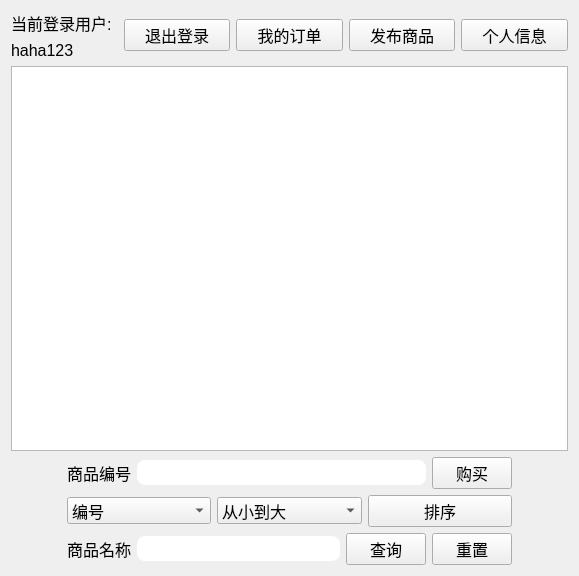
<?xml version="1.0" encoding="UTF-8"?>
<ui version="4.0">
 <class>MenuWidget</class>
 <widget class="QWidget" name="MenuWidget">
  <property name="geometry">
   <rect>
    <x>0</x>
    <y>0</y>
    <width>579</width>
    <height>576</height>
   </rect>
  </property>
  <property name="minimumSize">
   <size>
    <width>358</width>
    <height>357</height>
   </size>
  </property>
  <property name="maximumSize">
   <size>
    <width>579</width>
    <height>576</height>
   </size>
  </property>
  <property name="font">
   <font>
    <pointsize>12</pointsize>
   </font>
  </property>
  <property name="windowTitle">
   <string>商品浏览</string>
  </property>
  <property name="windowIcon">
   <iconset resource="icon.qrc">
    <normaloff>:/new/icon/logo.ico</normaloff>:/new/icon/logo.ico</iconset>
  </property>
  <property name="styleSheet">
   <string notr="true">QLineEdit{
border-radius:8px;
}
</string>
  </property>
  <layout class="QVBoxLayout" name="verticalLayout_2">
   <item>
    <layout class="QHBoxLayout" name="horizontalLayout_2">
     <item>
      <layout class="QVBoxLayout" name="verticalLayout">
       <item>
        <widget class="QLabel" name="label">
         <property name="text">
          <string>当前登录用户:</string>
         </property>
        </widget>
       </item>
       <item>
        <widget class="QLabel" name="usernameLabel">
         <property name="text">
          <string>haha123</string>
         </property>
        </widget>
       </item>
      </layout>
     </item>
     <item>
      <widget class="QPushButton" name="pushButton">
       <property name="text">
        <string>退出登录</string>
       </property>
      </widget>
     </item>
     <item>
      <widget class="QPushButton" name="myOrderButton">
       <property name="text">
        <string>我的订单</string>
       </property>
      </widget>
     </item>
     <item>
      <widget class="QPushButton" name="releaseButton">
       <property name="text">
        <string>发布商品</string>
       </property>
      </widget>
     </item>
     <item>
      <widget class="QPushButton" name="myinfoButton">
       <property name="text">
        <string>个人信息</string>
       </property>
      </widget>
     </item>
    </layout>
   </item>
   <item>
    <widget class="QTableView" name="table">
     <property name="textElideMode">
      <enum>Qt::TextElideMode::ElideRight</enum>
     </property>
    </widget>
   </item>
   <item>
    <layout class="QHBoxLayout" name="horizontalLayout">
     <property name="rightMargin">
      <number>0</number>
     </property>
     <item>
      <spacer name="horizontalSpacer_4">
       <property name="orientation">
        <enum>Qt::Orientation::Horizontal</enum>
       </property>
       <property name="sizeType">
        <enum>QSizePolicy::Policy::Preferred</enum>
       </property>
       <property name="sizeHint" stdset="0">
        <size>
         <width>56</width>
         <height>20</height>
        </size>
       </property>
      </spacer>
     </item>
     <item>
      <widget class="QLabel" name="label_3">
       <property name="text">
        <string>商品编号</string>
       </property>
      </widget>
     </item>
     <item>
      <widget class="QLineEdit" name="buyIdEdit">
       <property name="minimumSize">
        <size>
         <width>0</width>
         <height>25</height>
        </size>
       </property>
      </widget>
     </item>
     <item>
      <widget class="QPushButton" name="buyButton">
       <property name="text">
        <string>购买</string>
       </property>
      </widget>
     </item>
     <item>
      <spacer name="horizontalSpacer">
       <property name="orientation">
        <enum>Qt::Orientation::Horizontal</enum>
       </property>
       <property name="sizeType">
        <enum>QSizePolicy::Policy::Preferred</enum>
       </property>
       <property name="sizeHint" stdset="0">
        <size>
         <width>56</width>
         <height>20</height>
        </size>
       </property>
      </spacer>
     </item>
    </layout>
   </item>
   <item>
    <layout class="QHBoxLayout" name="horizontalLayout_3">
     <item>
      <spacer name="horizontalSpacer_5">
       <property name="orientation">
        <enum>Qt::Orientation::Horizontal</enum>
       </property>
       <property name="sizeType">
        <enum>QSizePolicy::Policy::Preferred</enum>
       </property>
       <property name="sizeHint" stdset="0">
        <size>
         <width>56</width>
         <height>20</height>
        </size>
       </property>
      </spacer>
     </item>
     <item>
      <widget class="QComboBox" name="speciesComboBox">
       <item>
        <property name="text">
         <string>编号</string>
        </property>
       </item>
       <item>
        <property name="text">
         <string>价格</string>
        </property>
       </item>
      </widget>
     </item>
     <item>
      <widget class="QComboBox" name="howComboBox">
       <property name="sizePolicy">
        <sizepolicy hsizetype="Preferred" vsizetype="Fixed">
         <horstretch>0</horstretch>
         <verstretch>0</verstretch>
        </sizepolicy>
       </property>
       <property name="minimumSize">
        <size>
         <width>0</width>
         <height>0</height>
        </size>
       </property>
       <item>
        <property name="text">
         <string>从小到大</string>
        </property>
       </item>
       <item>
        <property name="text">
         <string>从大到小</string>
        </property>
       </item>
      </widget>
     </item>
     <item>
      <widget class="QPushButton" name="orderButton">
       <property name="text">
        <string>排序</string>
       </property>
      </widget>
     </item>
     <item>
      <spacer name="horizontalSpacer_2">
       <property name="orientation">
        <enum>Qt::Orientation::Horizontal</enum>
       </property>
       <property name="sizeType">
        <enum>QSizePolicy::Policy::Preferred</enum>
       </property>
       <property name="sizeHint" stdset="0">
        <size>
         <width>56</width>
         <height>20</height>
        </size>
       </property>
      </spacer>
     </item>
    </layout>
   </item>
   <item>
    <layout class="QHBoxLayout" name="horizontalLayout_4">
     <item>
      <spacer name="horizontalSpacer_6">
       <property name="orientation">
        <enum>Qt::Orientation::Horizontal</enum>
       </property>
       <property name="sizeType">
        <enum>QSizePolicy::Policy::Preferred</enum>
       </property>
       <property name="sizeHint" stdset="0">
        <size>
         <width>56</width>
         <height>20</height>
        </size>
       </property>
      </spacer>
     </item>
     <item>
      <widget class="QLabel" name="label_4">
       <property name="text">
        <string>商品名称</string>
       </property>
      </widget>
     </item>
     <item>
      <widget class="QLineEdit" name="searchIdEdit">
       <property name="minimumSize">
        <size>
         <width>0</width>
         <height>25</height>
        </size>
       </property>
      </widget>
     </item>
     <item>
      <widget class="QPushButton" name="searchButton">
       <property name="text">
        <string>查询</string>
       </property>
      </widget>
     </item>
     <item>
      <widget class="QPushButton" name="RenewpushButton">
       <property name="text">
        <string>重置</string>
       </property>
      </widget>
     </item>
     <item>
      <spacer name="horizontalSpacer_3">
       <property name="orientation">
        <enum>Qt::Orientation::Horizontal</enum>
       </property>
       <property name="sizeType">
        <enum>QSizePolicy::Policy::Preferred</enum>
       </property>
       <property name="sizeHint" stdset="0">
        <size>
         <width>56</width>
         <height>20</height>
        </size>
       </property>
      </spacer>
     </item>
    </layout>
   </item>
  </layout>
 </widget>
 <resources>
  <include location="icon.qrc"/>
 </resources>
 <connections/>
</ui>
